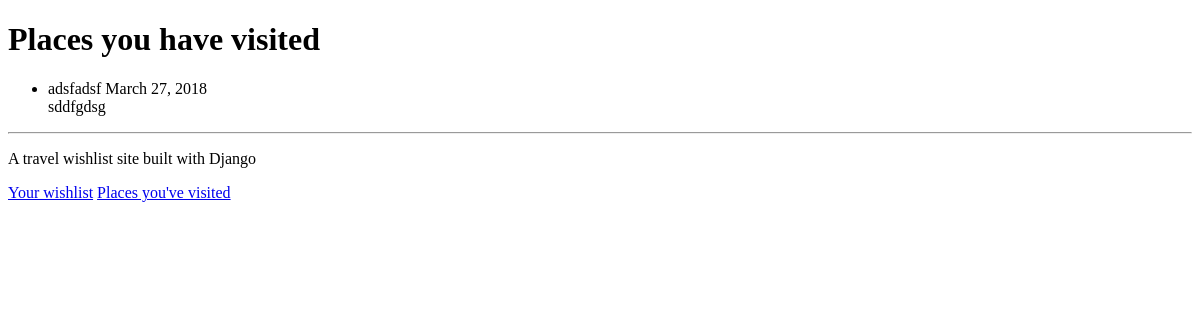
The page /visited on the database as committed earlier.
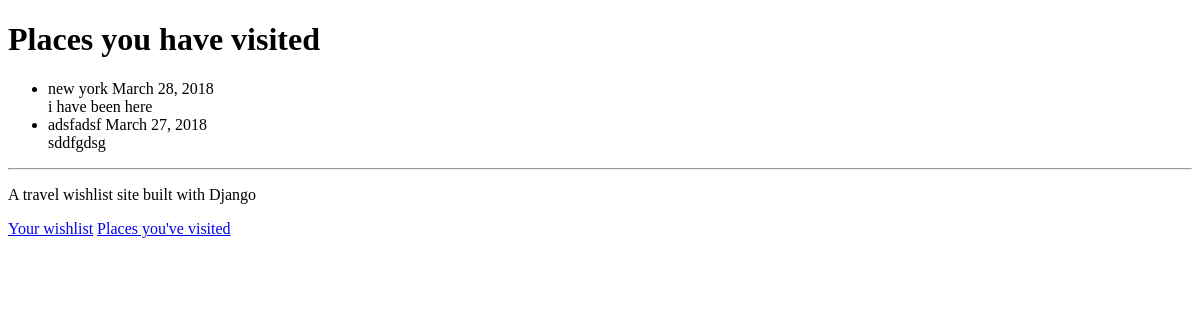
The same page on the database as committed later.
### travel_wishlist/models.py (models this page shows, shortened)
class Place(models.Model):
    name = models.CharField(max_length=200)
    visited = models.BooleanField(default=False)
    visited_date = models.DateField(
            blank=True, null=True)
    review_text = models.TextField(blank=True, null=True)

### travel_wishlist/views.py (the view)
# urls.py: url(r'^visited$', views.places_visited, name='places_visited'),
def places_visited(request):
    visited = Place.objects.filter(visited=True)
    return render(request, 'travel_wishlist/visited.html', {'visited':visited})

### templates/travel_wishlist/visited.html
{%  extends 'travel_wishlist/base.html' %}
{%  block content %}
<h1>Places you have visited</h1>
{% if visited %}
<ul>
    {% for place in visited %}
        <li>{{ place.name }} <span>{{  place.visited_date  }}</span></li>
        <span>{{ place.review_text }}</span>
    {% endfor %}
</ul>
{% else %}
    <p>You have not visited any places yet.</p>
{%  endif %}
{% endblock %}

Rows that differ between the two databases and show on the page:
now on this page (row edited): Place: name "new york", visited_date "March 28, 2018", review_text "i have been here"
